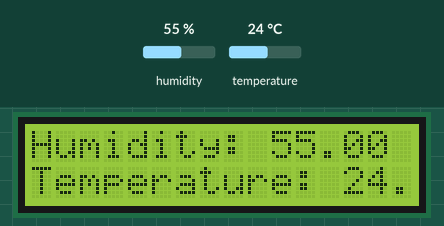
A sketch run on a simulated Arduino Uno, built with avr-gcc and run on an emulated ATmega328P. Parts: 16×2 character LCD. The inputs (shaded band) are chosen by the test bench; at power-on: humidity 55 %, temperature 24 °C. What the sketch prints to the serial monitor is not drawn.

Above: at 1.2 s.
1.3 s: humidity set to 22 %
At 3.0 s:
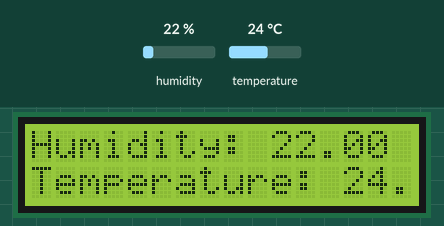
4.0 s: temperature set to 12 °C
At 4.5 s:
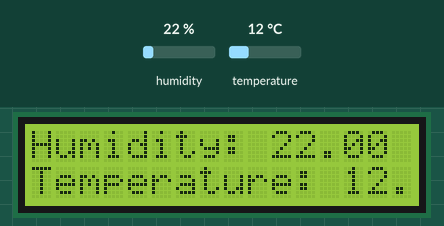
6.7 s: humidity set to 40 %
At 8.7 s:
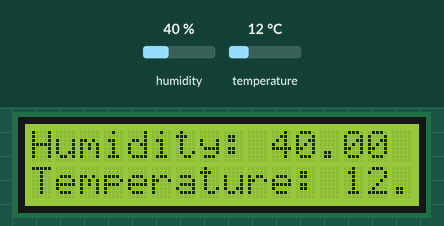
9.7 s: temperature set to 19 °C
At 11.4 s:
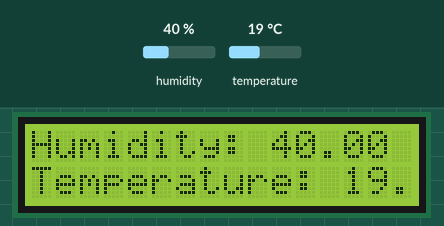
Timing chart, 0 to 12.9 s (numbered marks = the images above; inputs shaded):
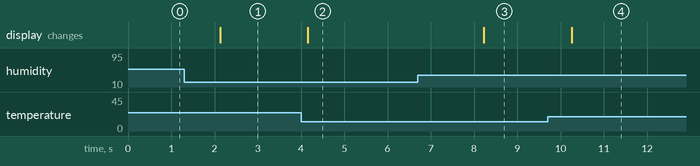

The sketch:

Display_T___H_on_LCD1602.ino
```cpp
#include <LiquidCrystal.h>  // Include the LCD library
#include "DHT.h"           // Include the DHT library

#define DHTPIN 10        // Where you have connected you DHT Sensor
#define DHTTYPE DHT11    // Defines the type of the sensor
//#define DHTTYPE DHT22    // Uncomment this line if you are using DHT22 sensor
DHT dht(DHTPIN, DHTTYPE);

LiquidCrystal lcd(12, 11, 5, 4, 3, 2);  // LCD connection
void setup() {
  Serial.begin(9600);             // Begins serial communication
  Serial.println("Temperature");  // prints the message Temperature on the serial monitor

  dht.begin();                    // Begins the communications with the temperature sensor
  lcd.begin(16, 2);               // Begins the communication with the liquid crystal display

  lcd.print("Temperature");       // prints the message Temperature on the LCD
}

void loop() {

  float h = dht.readHumidity();         // reads the humidy and stores on the float variable named h
  float t = dht.readTemperature();      // reads the temperature and stores on the float variable named t

  Serial.print("Humidity: ");           // prints the message Humidity: on the serial monitor
  Serial.print(h);                      // prints the humidity value on the serial monitor
  Serial.print(" %\t");
  Serial.println();                     // goes to the next line on the serial monitor

  lcd.clear();                          // clears the LCD
  lcd.setCursor(0, 0);                  // sets the cursor on the first line
  lcd.print("Humidity:");               // prints the message Humidity: on the LCD
  lcd.setCursor(10, 0);                 // sets the cursor on the 10th column on the LCD
  lcd.print(h);                         // prints the humidity value on the LCD

  Serial.print("Temperature: ");        // prints the message Temperature: on the serial monitor
  Serial.print(t);                      // prints the temperature value on the serial monitor
  Serial.print(" *C ");
  Serial.println();                     // goes to the next line on the serial monitor

  lcd.setCursor(0, 1);                  //sets the cursor on the bottom line on the LCD
  lcd.print("Temperature:");            //prints the message Temperature on the LCD
  lcd.setCursor(13, 1);                 //sets the cursor on the 13 column on the bottom
  lcd.print(t);                         //prints the temperature value on the lcd

  if (isnan(h) || isnan(t)) {                    //This if statement check to see if the DHT sensor is connected or disconnected
    Serial.println("Sensor is not connected");   //prints the message sensor is not connected on the serial monitor
    lcd.clear();                                 // clears the lcd
    lcd.setCursor(0, 0);                         // sets the cursor on the first line on the lcd
    lcd.print("Sensor");                         // prints sensor on the lcd
    lcd.setCursor(0, 1);                         // sets the cursor on the bottom on the lcd
    lcd.print("Disconnected");                   // prints Disconnected on the lcd
    return;                                      // return from the if statement
  }

  delay(2000);                                  // wait for two seconds
}
```

Measured:
- after the input at 1.3 s, the display: changes after 0.83 s (image 1)
- after the input at 4.0 s, the display: changes after 0.16 s (image 2)
- after the input at 6.7 s, the display: changes after 1.5 s (image 3)
- after the input at 9.7 s, the display: changes after 0.56 s (image 4)
